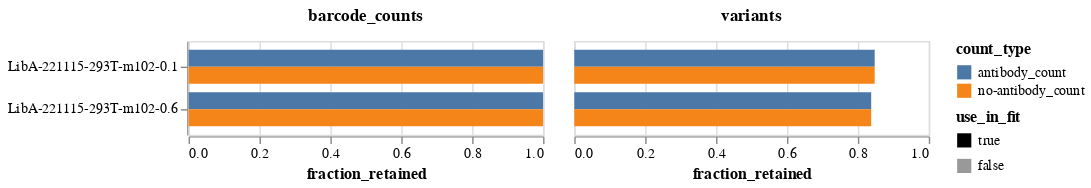

Notebook code for this chart:
### Markdown cell above
Plot the fraction of all barcode counts and the fraction of all variants that are retained.
We typically retain a higher fraction of barcode counts than variants, since the barcode counts are asymmetrically distributed toward some variants, which are more likely to be retained.

### Code cell
frac_retained = (
    prob_escape.melt(
        id_vars=["sample", "concentration", "use_in_fit", "retain", "barcode"],
        value_vars=["antibody_count", "no-antibody_count"],
        var_name="count_type",
        value_name="count",
    )
    .assign(retained_count=lambda x: x["count"] * x["retain"].astype(int))
    .groupby(["sample", "concentration", "use_in_fit", "count_type"], as_index=False)
    .aggregate(
        counts=pd.NamedAgg("count", "sum"),
        retained_counts=pd.NamedAgg("retained_count", "sum"),
        variants=pd.NamedAgg("barcode", "count"),
        retained_variants=pd.NamedAgg("retain", "sum"),
    )
    .assign(
        barcode_counts=lambda x: x["retained_counts"] / x["counts"],
        variants=lambda x: x["retained_variants"] / x["variants"],
    )
    .melt(
        id_vars=["sample", "concentration", "use_in_fit", "count_type"],
        value_vars=["variants", "barcode_counts"],
        var_name="frac_type",
        value_name="fraction_retained",
    )
)

frac_retained_chart = (
    alt.Chart(frac_retained)
    .encode(
        y=alt.Y("sample", title=None, sort=alt.SortField("concentration")),
        x=alt.X("fraction_retained", scale=alt.Scale(domain=[0, 1])),
        yOffset="count_type",
        color="count_type",
        opacity=alt.Opacity(
            "use_in_fit",
            scale=alt.Scale(domain=[True, False], range=[1, 0.4]),
        ),
        column=alt.Column(
            "frac_type",
            title=None,
            header=alt.Header(labelFontWeight="bold", labelFontSize=12),
        ),
        tooltip=[
            alt.Tooltip(c, format=".3f") if c == "fraction_retained" else c
            for c in frac_retained.columns
        ],
    )
    .mark_bar()
    .properties(height=alt.Step(12), width=250)
)

frac_retained_chart

### Figure 1 — Vega-Lite specification as saved in the notebook (floating-point values rounded to 4 significant figures)
{"config": {"view": {"continuousWidth": 300, "continuousHeight": 300}}, "data": {"name": "data-1d186a1faf9dd0b4a18e802b46b93828"}, "mark": {"type": "bar"}, "encoding": {"color": {"field": "count_type", "type": "nominal"}, "column": {"field": "frac_type", "header": {"labelFontSize": 12, "labelFontWeight": "bold"}, "title": null, "type": "nominal"}, "opacity": {"field": "use_in_fit", "scale": {"domain": [true, false], "range": [1, 0.4]}, "type": "nominal"}, "tooltip": [{"field": "sample", "type": "nominal"}, {"field": "concentration", "type": "quantitative"}, {"field": "use_in_fit", "type": "nominal"}, {"field": "count_type", "type": "nominal"}, {"field": "frac_type", "type": "nominal"}, {"field": "fraction_retained", "format": ".3f", "type": "quantitative"}], "x": {"field": "fraction_retained", "scale": {"domain": [0, 1]}, "type": "quantitative"}, "y": {"field": "sample", "sort": {"field": "concentration"}, "title": null, "type": "nominal"}, "yOffset": {"field": "count_type", "type": "nominal"}}, "height": {"step": 12}, "width": 250, "$schema": "https://vega.github.io/schema/vega-lite/v5.8.0.json", "datasets": {"data-1d186a1faf9dd0b4a18e802b46b93828": [{"sample": "LibA-221115-293T-m102-0.1", "concentration": 0.1, "use_in_fit": true, "count_type": "antibody_count", "frac_type": "variants", "fraction_retained": 0.8473}, {"sample": "LibA-221115-293T-m102-0.1", "concentration": 0.1, "use_in_fit": true, "count_type": "no-antibody_count", "frac_type": "variants", "fraction_retained": 0.8473}, {"sample": "LibA-221115-293T-m102-0.6", "concentration": 0.6, "use_in_fit": true, "count_type": "antibody_count", "frac_type": "variants", "fraction_retained": 0.8375}, {"sample": "LibA-221115-293T-m102-0.6", "concentration": 0.6, "use_in_fit": true, "count_type": "no-antibody_count", "frac_type": "variants", "fraction_retained": 0.8375}, {"sample": "LibA-221115-293T-m102-0.1", "concentration": 0.1, "use_in_fit": true, "count_type": "antibody_count", "frac_type": "barcode_counts", "fraction_retained": 0.9999}, {"sample": "LibA-221115-293T-m102-0.1", "concentration": 0.1, "use_in_fit": true, "count_type": "no-antibody_count", "frac_type": "barcode_counts", "fraction_retained": 0.9999}, {"sample": "LibA-221115-293T-m102-0.6", "concentration": 0.6, "use_in_fit": true, "count_type": "antibody_count", "frac_type": "barcode_counts", "fraction_retained": 0.9998}, {"sample": "LibA-221115-293T-m102-0.6", "concentration": 0.6, "use_in_fit": true, "count_type": "no-antibody_count", "frac_type": "barcode_counts", "fraction_retained": 0.9999}]}}
